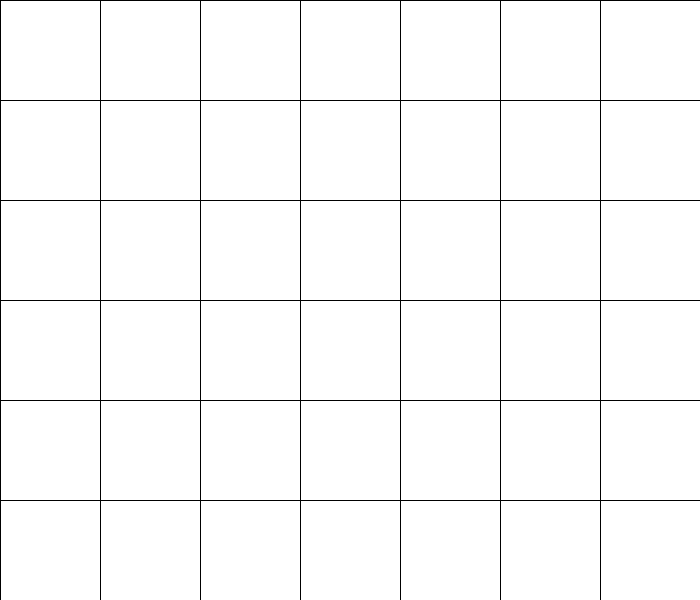
Frame 1 (no input)
Frame 60 (the mouse pressed at the canvas centre just before this capture): identical to frame 1, image omitted
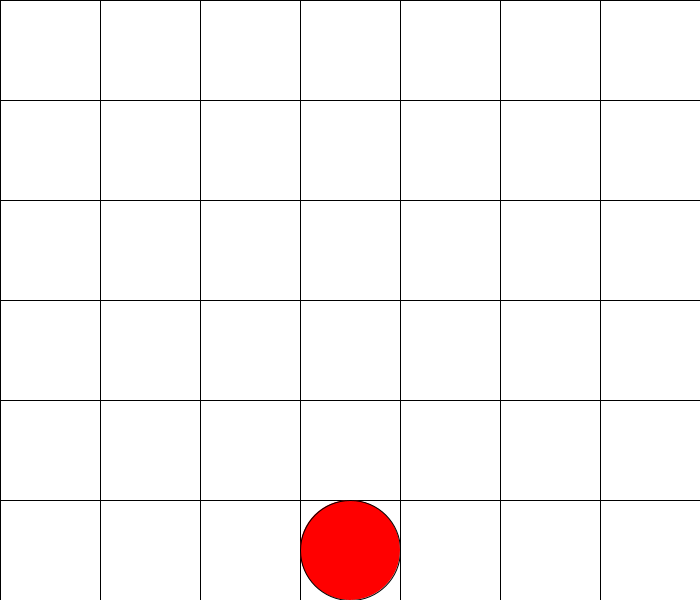
Frame 120 (the mouse held since frame 60 and released just before this capture)

The Processing sketch that drew these frames (run headless with seeded random() and noise(); from frame 60 on, the mouse is pressed at the canvas centre):

// Processing sketch: After_school_Connect_4_
// ── After_school_Connect_4_.pde
int w = 7, h = 6, bs = 100, player = 1;
int[][] board = new int [h][w];
void setup() {
  size(700, 600); ellipseMode(CORNER);
}
int p(int y, int x) {
  return (y<0|| x<0|| y>=h|| x>=w)?0:board[y][x];
}
int getWinner() { //rows, columns, diagnoals
  for(int y=0;y<h;y++)for(int x=0;x<w;x++)
     if(  p(y,x) !=0 && 
          p(y,x)==p(y,x+1)&&
          p(y,x)==p(y,x+2)&&
          p(y,x)==p(y,x+3)) 
          return p(y,x);
  for(int y=0;y<h;y++)for(int x=0;x<w;x++)
     if( p(y,x) !=0 &&
         p(y,x)==p(y,x+1)&&
         p(y,x)==p(y,x+2)&&
         p(y,x)==p(y,x+3)) 
         return p(y,x);
  for(int y=0;y<h;y++)for(int x=0;x<w;x++) for(int d = -1; d <=1 ; d +=2)
    if( p(y,x) != 0 && 
        p(y,x) == p(y +1*d, x+1) && 
        p(y,x) == p(y+2 *d, x+2) &&
        p(y,x) == p(y+3 *d, x+3))
        return p(y,x);
  for(int y=0;y<h;y++)for(int x=0;x<w;x++)
    if(p(y,x) == 0) return 0;
  return -1;
}
int nextSpace(int x) {
  for(int y=h-1;y>=0;y--) if(board[y] [x] ==0) return y;
  return -1;
}
void mousePressed() {
  int x = mouseX / bs, y = nextSpace(x);
  if(y>=0){
    board[y][x] = player;
    player = player==1?2:1;
  }
}
void draw () {
  if (getWinner() ==0) {
  for (int j=0;j<h;j++) for(int i=0;i<w;i++) {
    fill(255);
    rect(i*bs,j*bs,bs,bs);
    if(board[j][i]>0) {
      fill(board[j][i] ==1?255:0, board[j][i] ==2?255:0,0);
      ellipse(i*bs,j*bs,bs,bs);
    }
  }
}else {
  background(0) ;fill(255);text("Winner: "+getWinner()+". space restarts",width/2,height/2);
  if(keyPressed&&key==' ') {
     player=1; for (int y=0;y<h;y++)for (int x=0;x<w;x++) board[y][x]=0;
    }
  } 
}
